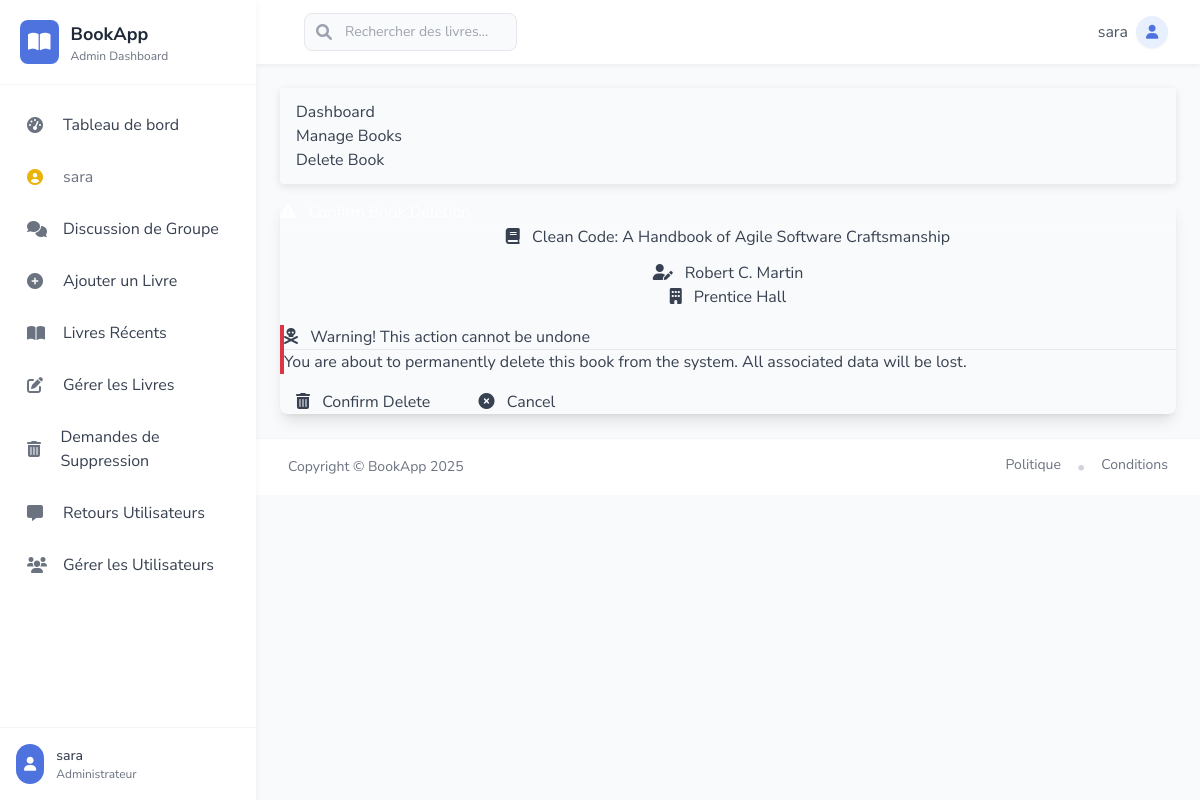
/adbook/17 (signed in), run on the app's committed database.
### bookstore/models.py (models this page shows, shortened)
class User(AbstractUser):
    is_admin = models.BooleanField(default=False)
    is_publisher = models.BooleanField(default=False)
    is_librarian = models.BooleanField(default=False)
    class Meta:
        swappable = 'AUTH_USER_MODEL'

class Book(models.Model):
    title = models.CharField(max_length=100)
    author = models.CharField(max_length=100)
    year = models.CharField(max_length=100)
    publisher = models.CharField(max_length=200)
    desc = models.CharField(max_length=1000)
    uploaded_by = models.CharField(max_length=100, null=True, blank=True)
    user_id = models.CharField(max_length=100, null=True, blank=True)
    pdf = models.FileField(upload_to='bookapp/pdfs/')
    cover = models.ImageField(upload_to='bookapp/covers/', null=True, blank=True)

### bookstore/views.py (the view)
# urls.py: path('adbook/<int:pk>', views.ADeleteBook.as_view(), name='adbook'),
class ADeleteBook(LoginRequiredMixin,DeleteView):
	model = Book
	template_name = 'dashboard/confirm_delete2.html'
	success_url = reverse_lazy('ambook')
	success_message = 'Data was dele successfully'

### bookstore/templates/dashboard/confirm_delete2.html (shortened to what this page needs)
{% extends 'dashboard/base.html' %}
{% load static %}
{% block body %}
<div class="container-fluid">
    <div class="row justify-content-center">
        <div class="col-lg-8">
            <nav aria-label="breadcrumb" class="mb-4">
                <ol class="breadcrumb bg-light p-3 rounded">
                    <li class="breadcrumb-item"><a href="{% url 'dashboard' %}">Dashboard</a></li>
                    <li class="breadcrumb-item"><a href="{% url 'ambook' %}">Manage Books</a></li>
                    <li class="breadcrumb-item active text-danger">Delete Book</li>
                </ol>
            </nav>
            <div class="card border-danger shadow-lg">
                <div class="card-header bg-danger text-white">
                    <h4 class="m-0">
                        <i class="fas fa-exclamation-triangle mr-2"></i>
                    </h4>
                </div>
                <div class="card-body">
                    <div class="text-center mb-4">
                        <h5 class="text-danger mb-3">
                            <i class="fas fa-book mr-2"></i>
                            {{ object.title }}
                        </h5>
                        <p class="text-muted">
                            <i class="fas fa-user-edit mr-2"></i>
                            {{ object.author }}
                        </p>
                        {% if object.publisher %}
                        <p class="text-muted">
                            <i class="fas fa-building mr-2"></i>
                            {{ object.publisher }}
                        </p>
                        {% endif %}
                    </div>
                    <div class="alert alert-danger border-danger" role="alert">
                        <h5 class="alert-heading">
                            <i class="fas fa-skull-crossbones mr-2"></i>
                            Warning! This action cannot be undone
                        </h5>
                        <hr>
                        <p class="mb-0">
                            You are about to permanently delete this book from the system.
                            All associated data will be lost.
                        </p>
                    </div>
                    <form method="post" class="mt-4">
                        <div class="d-flex justify-content-center">
                            <button type="submit" class="btn btn-danger btn-lg mr-3 px-4">
                                <i class="fas fa-trash-alt mr-2"></i> Confirm Delete
                            </button>
                            <a href="{% url 'ambook' %}" class="btn btn-success btn-lg px-4">
                                <i class="fas fa-times-circle mr-2"></i> Cancel
                            </a>
                        </div>
                    </form>
                </div>
            </div>
        </div>
    </div>
</div>
{% endblock %}

### bookstore/templates/dashboard/base.html (shortened to what this page needs)
{% load static %}
<!DOCTYPE html>
<html lang="fr">
<head>
    <script src="https://cdn.tailwindcss.com"></script>
    <link rel="stylesheet" href="https://cdnjs.cloudflare.com/ajax/libs/font-awesome/6.0.0/css/all.min.css" />
</head>
<body class="bg-gray-50 font-sans text-gray-700">
    <div class="min-h-screen flex">
        <aside class="w-64 bg-white shadow-sidebar fixed h-full transition-all duration-300 transform z-20" id="sidebar">
            <div class="p-5 border-b border-gray-100">
                <a href="{% url 'dashboard' %}" class="flex items-center space-x-3">
                    <div class="bg-primary p-2 rounded-lg">
                        <i class="fas fa-book-open text-xl text-white"></i>
                    </div>
                    <div>
                        <h5 class="text-lg font-bold text-gray-800">BookApp</h5>
                        <p class="text-xs text-gray-500">Admin Dashboard</p>
                    </div>
                </a>
            </div>
            <nav class="mt-4 px-3">
                <a href="{% url 'dashboard' %}" class="sidebar-item flex items-center px-3 py-3 rounded-lg mb-1 hover:text-primary">
                    <i class="fas fa-tachometer-alt w-6 text-gray-500"></i>
                    <span class="ml-3">Tableau de bord</span>
                </a>
                <div class="sidebar-item flex items-center px-3 py-3 rounded-lg mb-1 text-gray-500">
                    <i class="fas fa-user-circle w-6 text-yellow-500"></i>
                    <span class="ml-3">{{ user.username }}</span>
                </div>
                <a href="{% url 'alchat' %}" class="sidebar-item flex items-center px-3 py-3 rounded-lg mb-1 hover:text-primary">
                    <i class="fas fa-comments w-6 text-gray-500"></i>
                    <span class="ml-3">Discussion de Groupe</span>
                </a>
                <a href="{% url 'aabook_form' %}" class="sidebar-item flex items-center px-3 py-3 rounded-lg mb-1 hover:text-primary">
                    <i class="fas fa-plus-circle w-6 text-gray-500"></i>
                    <span class="ml-3">Ajouter un Livre</span>
                </a>
                <a href="{% url 'albook' %}" class="sidebar-item flex items-center px-3 py-3 rounded-lg mb-1 hover:text-primary">
                    <i class="fas fa-book-open w-6 text-gray-500"></i>
                    <span class="ml-3">Livres Récents</span>
                </a>
                <a href="{% url 'ambook' %}" class="sidebar-item flex items-center px-3 py-3 rounded-lg mb-1 hover:text-primary">
                    <i class="fas fa-edit w-6 text-gray-500"></i>
                    <span class="ml-3">Gérer les Livres</span>
                </a>
                <a href="{% url 'adrequest' %}" class="sidebar-item flex items-center px-3 py-3 rounded-lg mb-1 hover:text-primary">
                    <i class="fas fa-trash-alt w-6 text-gray-500"></i>
                    <span class="ml-3">Demandes de Suppression</span>
                </a>
                <a href="{% url 'afeedback' %}" class="sidebar-item flex items-center px-3 py-3 rounded-lg mb-1 hover:text-primary">
                    <i class="fas fa-comment-alt w-6 text-gray-500"></i>
                    <span class="ml-3">Retours Utilisateurs</span>
                </a>
                <a href="{% url 'aluser' %}" class="sidebar-item flex items-center px-3 py-3 rounded-lg mb-1 hover:text-primary">
                    <i class="fas fa-users w-6 text-gray-500"></i>
                    <span class="ml-3">Gérer les Utilisateurs</span>
                </a>
            </nav>
            <div class="absolute bottom-0 w-full p-4 border-t border-gray-100 bg-white">
                <div class="flex items-center space-x-3">
                    <div class="bg-primary p-2 rounded-full">
                        <i class="fas fa-user text-white text-sm"></i>
                    </div>
                    <div>
                        <div class="text-sm font-medium text-gray-700">{{ user.username }}</div>
                        <div class="text-xs text-gray-500">Administrateur</div>
                    </div>
                </div>
            </div>
        </aside>
        <div class="flex-1 ml-64">
            <nav class="bg-white shadow-navbar">
                <div class="max-w-7xl mx-auto px-4 sm:px-6 lg:px-8">
                    <div class="flex justify-between h-16 items-center">
                        <div class="flex items-center">
                            <form class="ml-4 flex-1" action="{% url 'asearch' %}">
                                <div class="w-full max-w-lg lg:max-w-xs">
                                    <div class="relative">
                                        <div class="absolute inset-y-0 left-0 pl-3 flex items-center pointer-events-none">
                                        </div>
                                        <input id="search" name="query"
                                            class="input-focus block w-full pl-10 pr-3 py-2 border border-gray-200 rounded-lg bg-gray-50 placeholder-gray-400 focus:outline-none focus:ring-1 focus:ring-primary focus:border-transparent sm:text-sm"
                                            placeholder="Rechercher des livres..."
                                            type="search" />
                                    </div>
                                </div>
                            </form>
                        </div>
                        <div class="flex items-center">
                            <div class="ml-3 relative">
                                <div class="flex items-center">
                                    <span class="text-gray-600 mr-2 hidden md:block">{{ user.username }}</span>
                                    <button type="button" class="relative flex text-sm focus:outline-none" id="user-menu-button">
                                        <div class="h-8 w-8 rounded-full bg-primary-light flex items-center justify-center text-primary shadow-sm">
                                            <i class="fas fa-user text-sm"></i>
                                        </div>
                                    </button>
                                </div>
                            </div>
                        </div>
                    </div>
                </div>
            </nav>
            <main class="flex-1 p-6">
                {% block body %}{% endblock %}
            </main>
            <footer class="bg-white border-t border-gray-100">
                <div class="max-w-7xl mx-auto py-4 px-4 sm:px-6 lg:px-8">
                    <div class="flex flex-col md:flex-row justify-between items-center">
                        <div class="text-sm text-gray-500 mb-2 md:mb-0">
                            Copyright &copy; BookApp {% now "Y" %}
                        </div>
                        <div class="flex space-x-4">
                            <a href="#" class="text-sm text-gray-500 hover:text-primary">Politique</a>
                            <span class="text-gray-300">•</span>
                            <a href="#" class="text-sm text-gray-500 hover:text-primary">Conditions</a>
                        </div>
                    </div>
                </div>
            </footer>
        </div>
    </div>
</body>
</html>

### bookstore/templates/dashboard/base.html (style rules this page uses)
.sidebar-item { transition: all 0.2s ease; border-left: 3px solid transparent; }

### bookstore/templates/dashboard/confirm_delete2.html (style rules this page uses)
.card { border-radius: 0.5rem; }
.breadcrumb { padding: 0.75rem 1rem; box-shadow: 0 0.15rem 0.5rem rgba(0,0,0,0.1); }
.alert-danger { border-left: 4px solid #dc3545; }
.btn-danger { transition: all 0.2s; min-width: 150px; }
.btn-success { transition: all 0.2s; min-width: 150px; }
.card-header { border-bottom: 1px solid rgba(255,255,255,0.2); }

### data on the page
User: username "sara"
Book: title "Clean Code: A Handbook of Agile Software Craftsmanship", author "Robert C. Martin", publisher "Prentice Hall"
